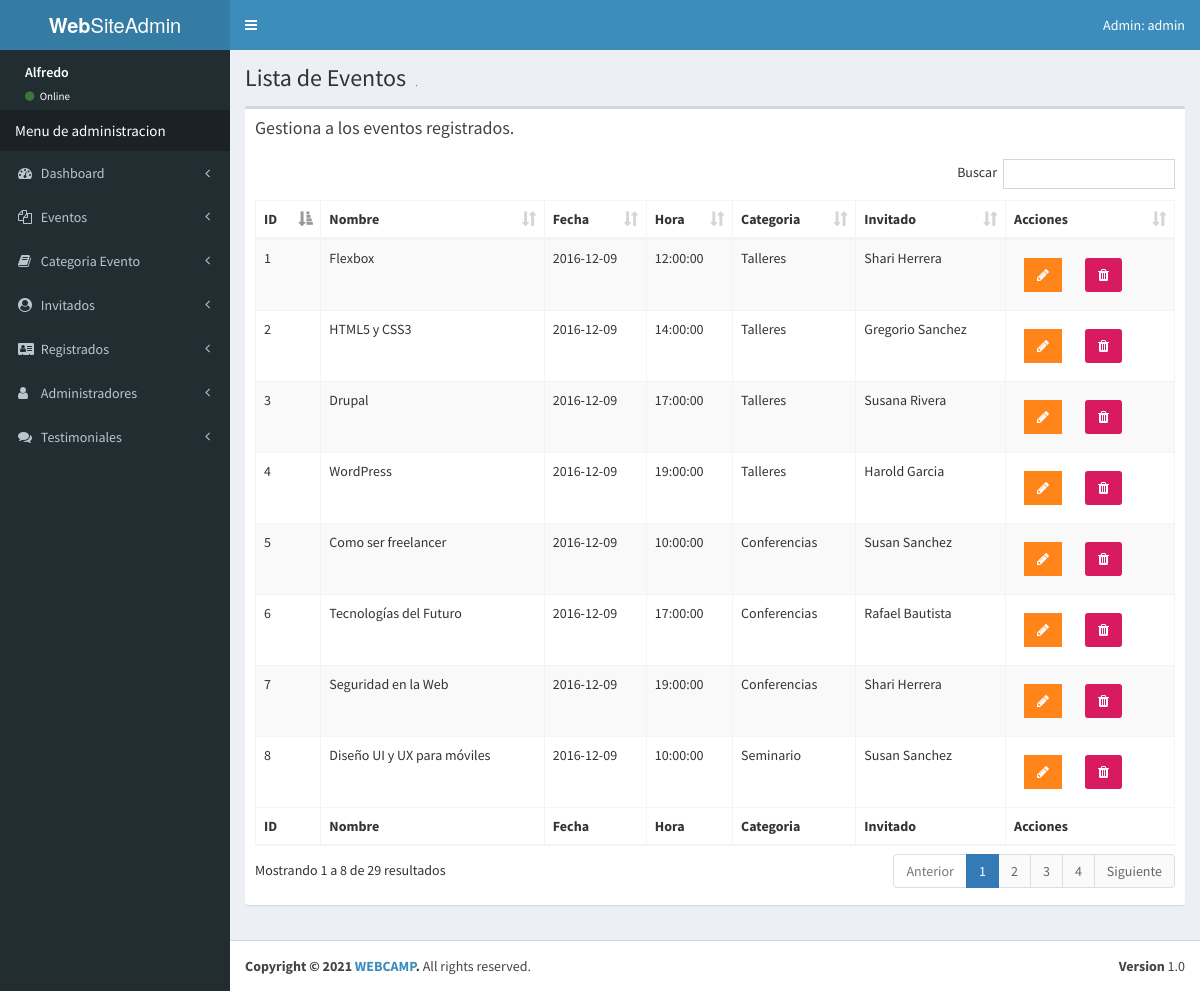
The page /admin/lista-evento.php (signed in) on the database as committed earlier.
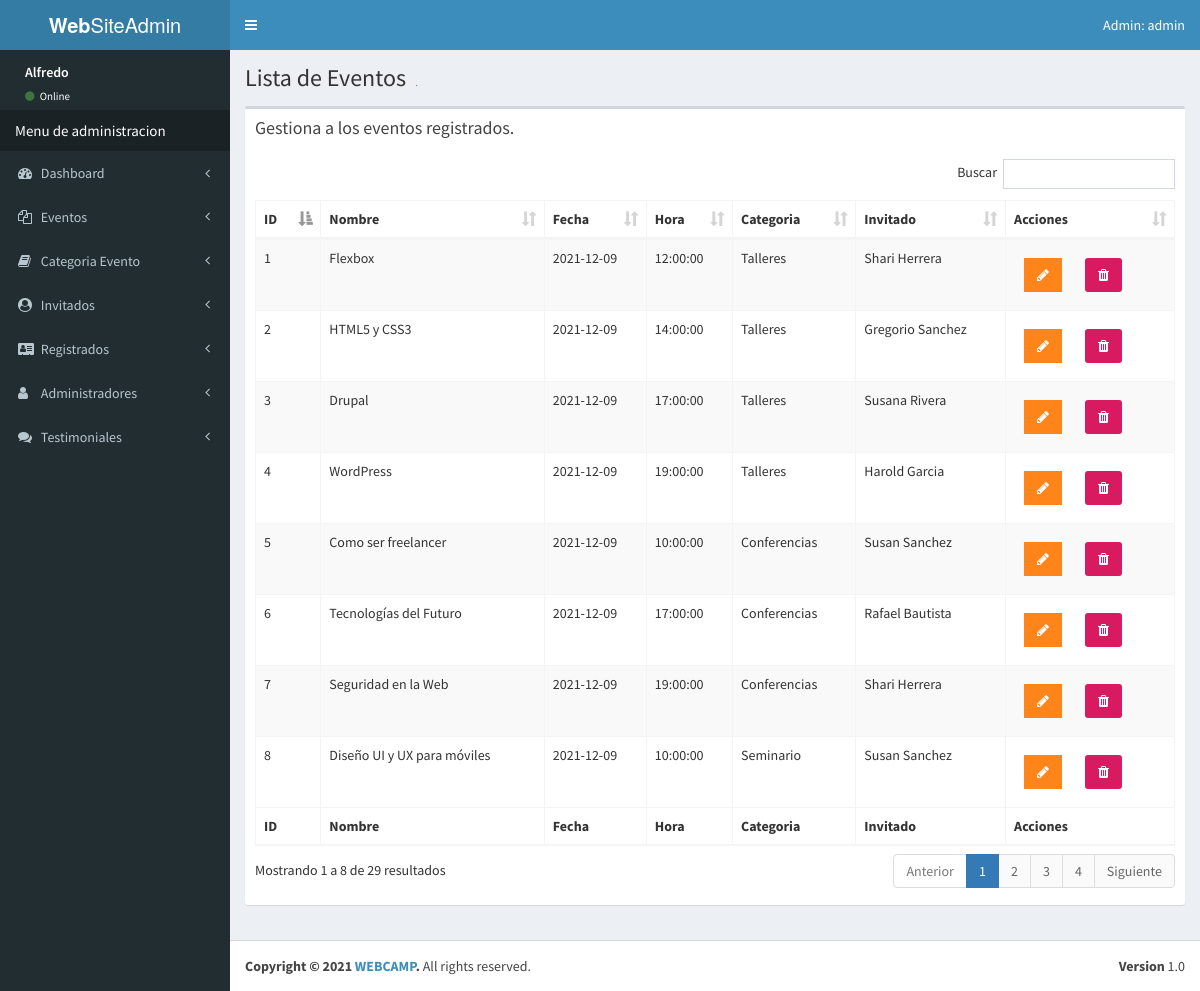
The same page on the database as committed later.
### tables this page shows
create table eventos(evento_id int(11) not null auto_increment, nombre_evento varchar(60) not null, fecha_evento Date, hora_evento Time, id_cat_evento int(11) not null,
id_inv int(11) not null, clave varchar(10),editado datetime not null, primary key (evento_id), foreign key (id_cat_evento) references categoria_evento (id_categoria), 
foreign key (id_inv) references invitados (invitado_id) ON DELETE CASCADE);

create table categoria_evento(id_categoria int(11) not null auto_increment, cat_evento varchar(50) not null, icono varchar(20) not null, 
editado datetime not null, primary key(id_categoria));

create table invitados(invitado_id int(11) not null auto_increment, nombre_invitado varchar(30) not null, apellido_invitado varchar(30) not null, 
descripcion text not null, url_imagen varchar(50) not null, testimonial text not null, twiter varchar(20) not null,
editado datetime not null, primary key(invitado_id));

### admin/lista-evento.php (the view, shortened to what this page needs)
<?php
include_once 'funciones/funciones.php';
include_once 'templates/header.php';
 include_once 'templates/barra.php';
 include_once 'templates/navegacion.php';
?>
  <div class="content-wrapper">
    <section class="content-header">
      <h1>
        Lista de Eventos
        <small>.</small>
      </h1>
    </section>
    <section class="content">
      <div class="row">
        <div class="col-xs-12">
          <div class="box">
            <div class="box-header">
              <h3 class="box-title">Gestiona a los eventos registrados.</h3>
            </div>
            <div class="box-body">
              <table id="registros" class="table table-bordered table-striped">
                <thead>
                <tr>
                <th>ID</th>
                  <th>Nombre</th>
                  <th>Fecha</th>
                  <th>Hora</th>
                  <th>Categoria</th>
                  <th>Invitado</th>
                  <th>Acciones</th>
                </tr>
                </thead>
                <tbody>
                   <?php
                        try {
                            $sql = "SELECT evento_id, nombre_evento, fecha_evento, hora_evento, cat_evento, nombre_invitado, apellido_invitado ";
                            $sql .=" FROM eventos ";
                            $sql .=" INNER JOIN categoria_evento ";
                            $sql .=" ON eventos.id_cat_evento=categoria_evento.id_categoria ";
                            $sql .=" INNER JOIN invitados ";
                            $sql .=" ON eventos.id_inv=invitados.invitado_id ";
                            $sql .=" ORDER BY evento_id ASC";
                            $resultado = $conn->query($sql);
                        } catch (Exception $e) {
                            $error = $e->getMessage();
                            echo $error;
                        }
                        while($eventos = $resultado->fetch_assoc()) { ?>
                                 <tr>
                                 <td><?php echo $eventos['evento_id']; ?></td>
                                     <td><?php echo $eventos['nombre_evento']; ?></td>
                                     <td><?php echo $eventos['fecha_evento']; ?></td>
                                     <td><?php echo $eventos['hora_evento']; ?></td>
                                     <td><?php echo $eventos['cat_evento']; ?></td>
                                     <td><?php echo $eventos['nombre_invitado']. " " . $eventos['apellido_invitado']; ?></td>
                                     <td>
                                        <a href="editar-evento.php?id=<?php echo $eventos['evento_id']; ?>" class="btn bg-orange btn-flat margin">
                                           <i class="fa fa-pencil"></i>
                                        </a>
                                        <a href="#" data-id="<?php echo $eventos['evento_id']; ?>" data-tipo="evento" class="btn bg-maroon margin borrar-registro">
                                           <i class="fa fa-trash"></i>
                                        </a>
                                     </td>
                                 </tr>
                       <?php }  ?>
                </tbody>
                <tfoot>
                <tr>
                <th>ID</th>
                <th>Nombre</th>
                  <th>Fecha</th>
                  <th>Hora</th>
                  <th>Categoria</th>
                  <th>Invitado</th>
                  <th>Acciones</th>
                </tr>
                </tfoot>
              </table>
            </div>
          </div>
        </div>
      </div>
    </section>
  </div>
 <?php
include_once 'templates/footer.php';
 ?>

### admin/templates/header.php (shortened to what this page needs)
<!doctype html>
<html>
<head>
  <link rel="stylesheet" href="css/bootstrap.min.css">
  <link rel="stylesheet" href="css/font-awesome.min.css">
  <link rel="stylesheet" href="css/ionicons.min.css">
  <link rel="stylesheet" href="css/AdminLTE.min.css">
  <link rel="stylesheet" href="css/skins/_all-skins.min.css">
  <link rel="stylesheet" href="css/admin.css">
  <link rel="stylesheet" href="css/sweetalert2.min.css">
  <link rel="stylesheet" href="css/dataTables.bootstrap.min.css">
  <link rel="stylesheet" href="css/bootstrap-datepicker.min.css">
  <link rel="stylesheet" href="css/all.css">
  <link rel="stylesheet" href="css/morris.css">
  <link rel="stylesheet" href="css/select2.min.css">
  <link rel="stylesheet" href="css/bootstrap-timepicker.min.css">
  <link rel="stylesheet" href="css/fontawesome-iconpicker.min.css">
</head>

### admin/templates/barra.php (shortened to what this page needs)
<body class="hold-transition skin-blue sidebar-mini">
<div class="wrapper">
  <header class="main-header">
    <a href="admin-area.php" class="logo">
      <span class="logo-lg"><b>Web</b>SiteAdmin</span>
    </a>
    <nav class="navbar navbar-static-top">
      <a href="#" class="sidebar-toggle" data-toggle="push-menu" role="button">
      </a>
      <div class="navbar-custom-menu">
        <ul class="nav navbar-nav">
          <li class="dropdown user user-menu">
            <a href="#" class="dropdown-toggle" data-toggle="dropdown">
              <span class="hidden-xs">Admin: <?php echo ' ' . $_SESSION['usuario']?></span>
            </a>
          </li>
        </ul>
      </div>
    </nav>
  </header>

### admin/templates/navegacion.php (shortened to what this page needs)
<aside class="main-sidebar">
    <section class="sidebar">
      <div class="user-panel">
        <div class="pull-left info">
          <p><?php echo $_SESSION['nombre']; ?></p>
          <a href="#"><i class="fa fa-circle text-success"></i> Online</a>
        </div>
      </div>
      <ul class="sidebar-menu" data-widget="tree">
        <li class="header">Menu de administracion</li>
        <li class="treeview">
          <a href="#">
            <i class="fa fa-dashboard"></i> <span>Dashboard</span>
            <span class="pull-right-container">
              <i class="fa fa-angle-left pull-right"></i>
            </span>
          </a>
        </li>
        <li class="treeview">
          <a href="#">
            <i class="fa fa-files-o"></i>
            <i class="fa fa-angle-left pull-right"></i>
            <span>Eventos</span>
          </a>
        </li>
        <li class="treeview">
          <a href="#">
            <i class="fa fa-book"></i>
            <i class="fa fa-angle-left pull-right"></i>
            <span>Categoria Evento</span>
          </a>
        </li>
        <li class="treeview">
          <a href="#">
            <i class="fa fa-user-circle"></i>
            <i class="fa fa-angle-left pull-right"></i>
            <span>Invitados</span>
          </a>
        </li>
        <li class="treeview">
          <a href="#">
            <i class="fa fa-address-card"></i>
            <i class="fa fa-angle-left pull-right"></i>
            <span>Registrados</span>
          </a>
        </li>
         <?php if($_SESSION['nivel'] == 1): ?>
        <li class="treeview">
          <a href="#">
            <i class="fa fa-user"></i>
            <i class="fa fa-angle-left pull-right"></i>
            <span>Administradores</span>
          </a>
        </li>
          <?php endif; ?>
        <li class="treeview">
          <a href="#">
            <i class="fa fa-comments"></i>
            <i class="fa fa-angle-left pull-right"></i>
            <span>Testimoniales</span>
          </a>
        </li>
      </ul>
    </section>
  </aside>

### admin/templates/footer.php (shortened to what this page needs)
<footer class="main-footer">
    <div class="pull-right hidden-xs">
      <b>Version</b> 1.0
    </div>
    <strong>Copyright &copy; 2021 <a href="#">WEBCAMP</a>.</strong> All rights
    reserved.
  </footer>
</div>
</body>
</html>

### admin/css/admin.css (style rules this page uses)
.user-panel { height: 60px; }
.user-panel>.info { position: relative; left: auto; }
.skin-blue .sidebar-menu>li.header { color: white; font-size: 1.5rem; }

Rows that differ between the two databases and show on the page:
changed eventos "Flexbox": fecha_evento "2016-12-09" → "2021-12-09"
changed eventos "HTML5 y CSS3": fecha_evento "2016-12-09" → "2021-12-09"
changed eventos "Drupal": fecha_evento "2016-12-09" → "2021-12-09"
changed eventos "WordPress": fecha_evento "2016-12-09" → "2021-12-09"
changed eventos "Como ser freelancer": fecha_evento "2016-12-09" → "2021-12-09"
changed eventos "Tecnologías del Futuro": fecha_evento "2016-12-09" → "2021-12-09"
changed eventos "Seguridad en la Web": fecha_evento "2016-12-09" → "2021-12-09"
changed eventos "Diseño UI y UX para móviles": fecha_evento "2016-12-09" → "2021-12-09"
